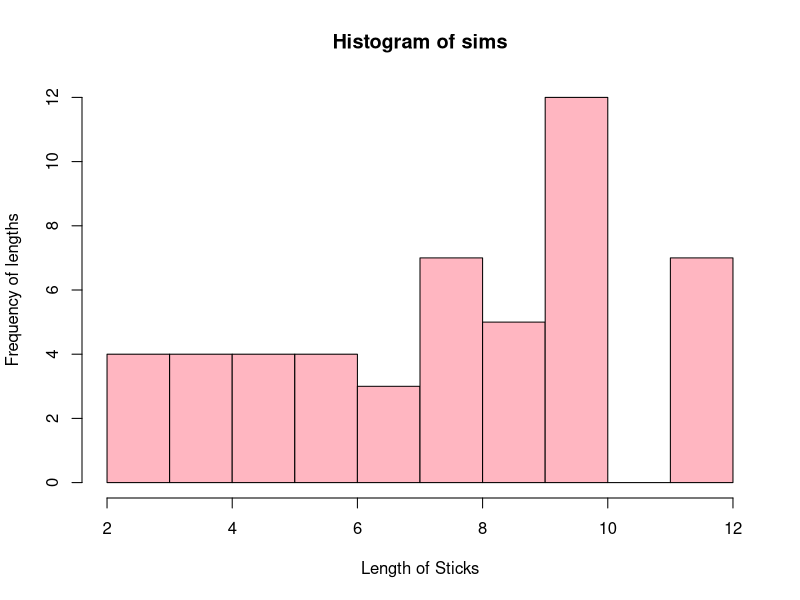
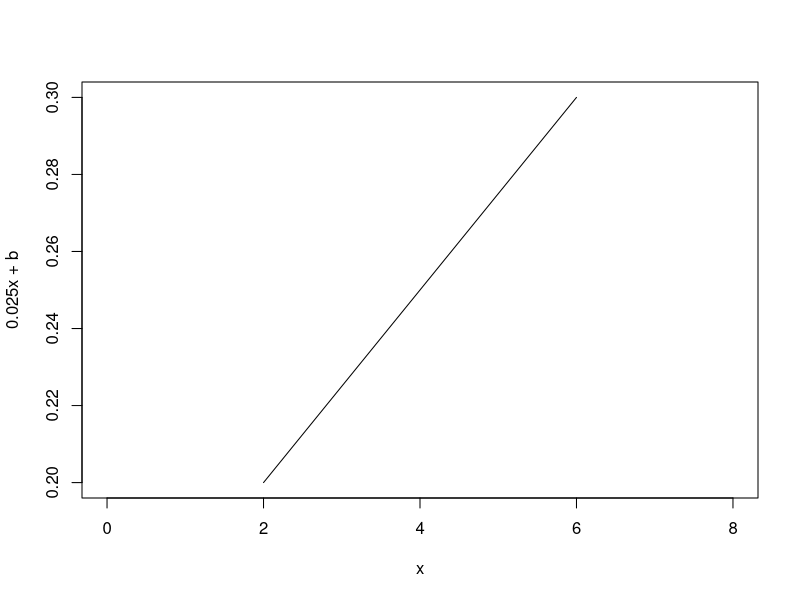

Source code (R) for these figures, in order:
## ---- chunk 1

minLength <- 2 #Shortest possible length
maxLength <- 12 #Longest possible length
totalLength <- 12 - 2 #Total length accounted for the problem
scrappedLength <- 12 - 10 #Portion of length that will be scrapped
scrappedProb <- scrappedLength/totalLength #Probability of a it being scrapped
scrappedProb #Answer for letter A

## ---- chunk 2

runs <- 50 #Number of simulations
sims <- runif(50, 2, 12) #Simulation of production of 50 sticks ranging from 2mm to 12mm
hist(sims,
     breaks = 10,
     xlab = "Length of Sticks",
     ylab = "Frequency of lengths",
     col = "light pink")
simsMean <- mean(sims) #Average of the sims
simsMean
simsVar <- var(sims) #Variance of the sims
simsVar

## ---- chunk 3

b <- 0.15 #Value of b that is given

curve ((0.025 * x) + b, 
       2, 
       6, 
       xlim = c(0, 8),
       xlab = "x",
       ylab = "0.025x + b")

## ---- chunk 4

integrand <- function(x)(0.025 * x + 0.15)

integrate(integrand, 2, 6) #The bounds in question span from 2 to 6

## ---- chunk 5

integrate(integrand, 3, 6) #The bound asked spans from 3 to 6

## ---- chunk 6

expectedIntegrand <- function(x)(x * (0.025 * x + 0.15))

integrate(expectedIntegrand, 2, 6)

## ---- chunk 7

punif(0, -pi, pi)

## ---- chunk 8

punif(pi / 2, -pi, pi)

